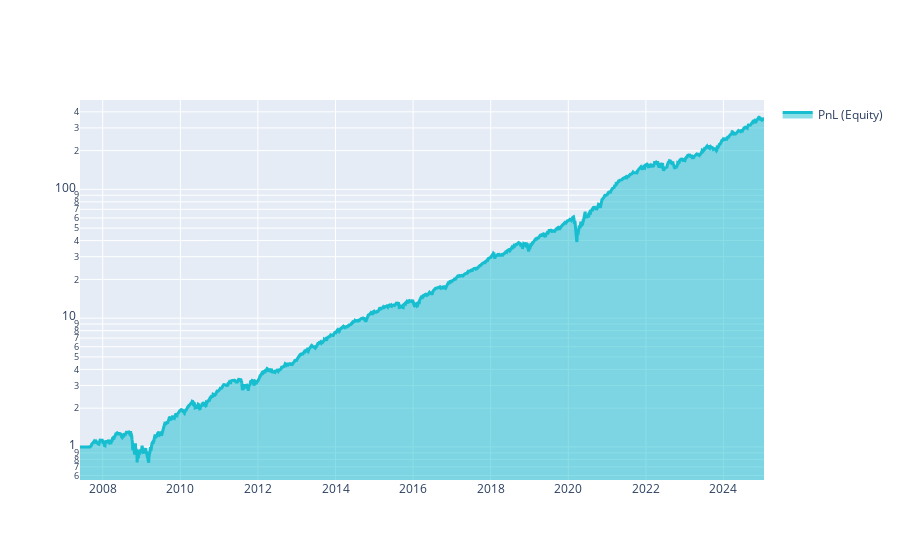

Write notebook code for a chart like this one.
### Markdown cell above
The sharpe ratio using the method above follows from **forward looking**. Predictions for (let us say) 2017 know about the relation between features and targets in 2020. Let us visualize the results:

### Code cell
import qnt.graph as qngraph
# Aplicar filtro en los pesos para activos líquidos
weights = weights * is_liquid

# Calcular estadísticas
statistics = qnstats.calc_stat(stock_data, weights)

# Mostrar estadísticas y gráficas
display(statistics.to_pandas().tail())

performance = statistics.to_pandas()["equity"]
qngraph.make_plot_filled(performance.index, performance, name="PnL (Equity)", type="log")

# Mostrar Sharpe Ratio final
display(statistics[-1:].sel(field=["sharpe_ratio"]).transpose().to_pandas())

# Ver correlaciones con estrategias existentes
qnstats.print_correlation(weights, stock_data)

### Figure 1 — Plotly figure (JSON) as saved in the notebook; plotly's stock layout.template omitted (floating-point values rounded to 4 significant figures; data arrays with more than 128 entries replaced by an {"elided": "..."} marker saying what was removed)
{"data": [{"fill": "tonexty", "line": {"color": "#17BECF", "width": 3}, "name": "PnL (Equity)", "type": "scatter", "x": {"elided": "4438 str values"}, "y": {"elided": "4438 float values"}}], "layout": {"showlegend": true, "yaxis": {"range": [-0.2568, 2.694], "type": "log"}}}
